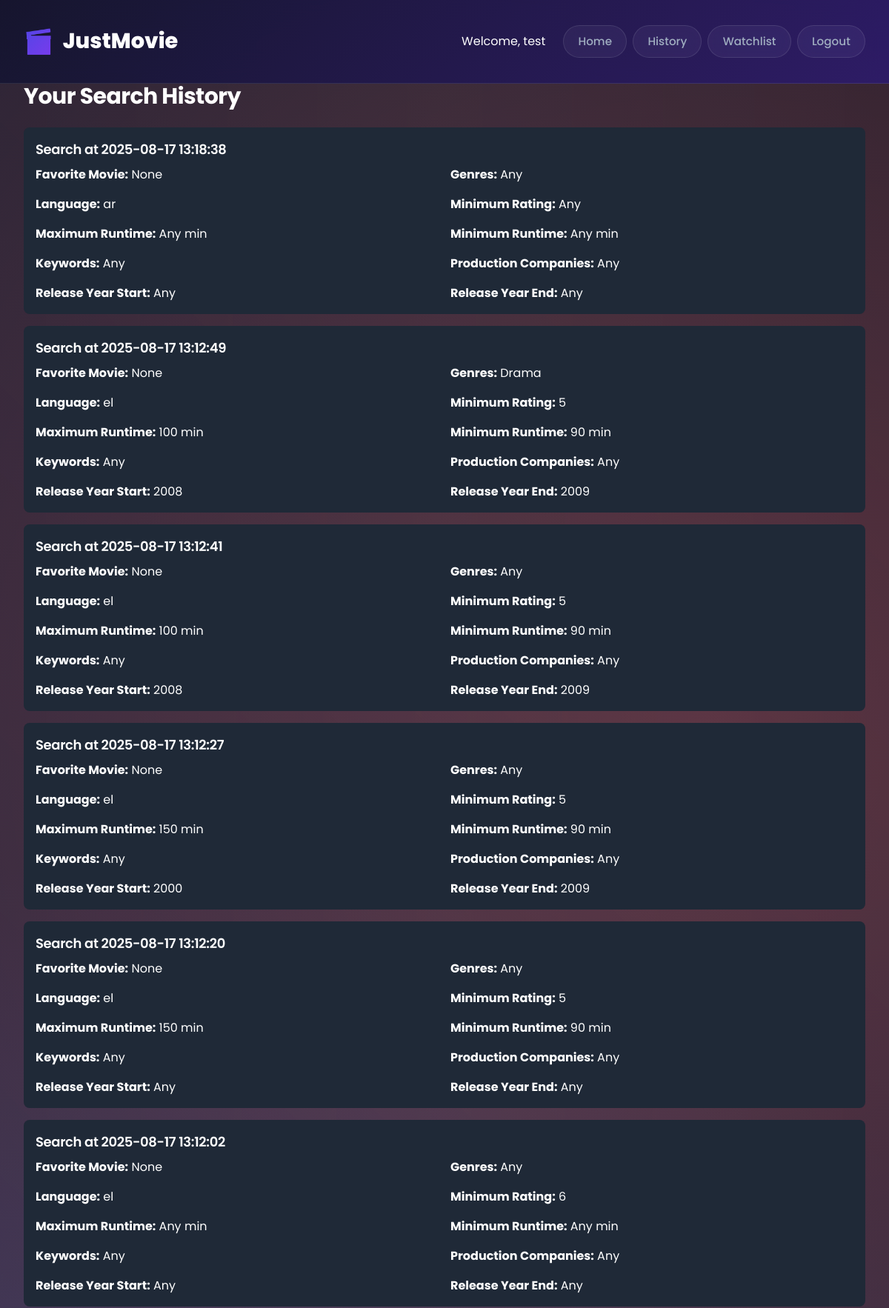
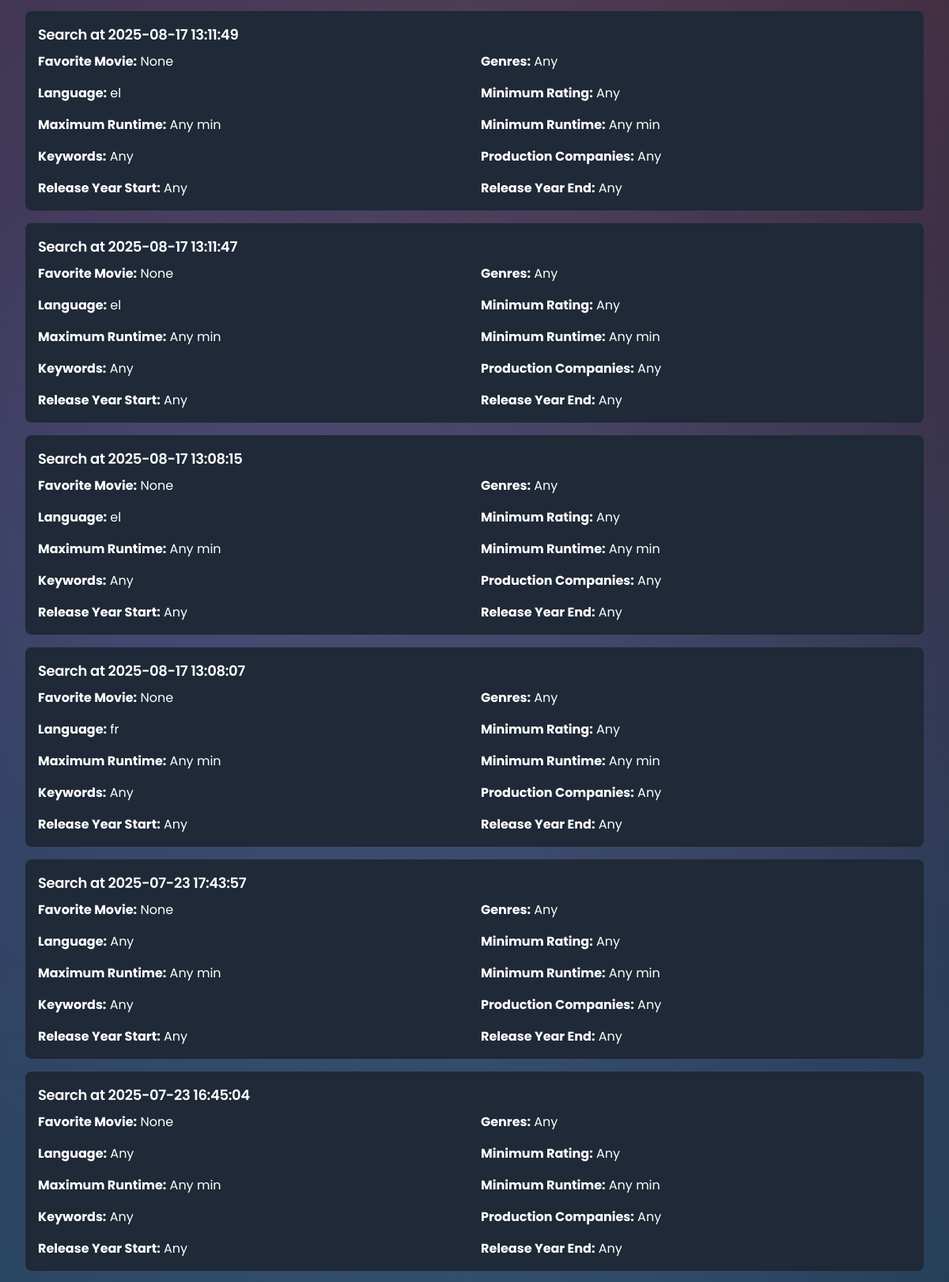
Screenshot of /history (signed in, upper part) with the database file from the repository (2 pictures, top to bottom).
### tables this page shows
CREATE TABLE searches (
                    id INTEGER PRIMARY KEY AUTOINCREMENT,
                    username TEXT NOT NULL,
                    favorite_movie TEXT,
                    genres TEXT,
                    original_language TEXT,
                    min_rating DECIMAL,
                    max_runtime INTEGER,
                    min_runtime INTEGER,
                    keywords TEXT,
                    production_companies TEXT,
                    release_year_start INTEGER,
                    release_year_end INTEGER,
                    timestamp DATETIME DEFAULT CURRENT_TIMESTAMP
                );

### app.py (the view)
@app.route('/history')
def history():
    if 'username' not in session:
        return redirect(url_for('login'))
    try:
        conn = sqlite3.connect('history.db')
        cursor = conn.cursor()
        cursor.execute("SELECT name FROM sqlite_master WHERE type='table' AND name='searches'")
        if not cursor.fetchone():
            logger.warning("Searches table not found, reinitializing database")
            recommender.initialize_database()
        cursor.execute('''
            SELECT favorite_movie, genres, original_language, min_rating,
                   max_runtime, min_runtime, keywords, production_companies,
                   release_year_start, release_year_end, timestamp
            FROM searches
            WHERE username = ?
            ORDER BY timestamp DESC
        ''', (session['username'],))
        history_data = cursor.fetchall()
        conn.close()
        logger.debug(f"History data fetched for {session['username']}: {history_data}")
        return render_template('history.html', history=history_data)
    except sqlite3.OperationalError as e:
        logger.error(f"Database error in history: {e}")
        return render_template('history.html', history=[], error=f"Database error: {str(e)}. Please ensure the database is initialized.")
    except Exception as e:
        logger.error(f"Error fetching history: {e}")
        return render_template('history.html', history=[], error=f"Error loading history: {str(e)}")

### templates/history.html (shortened to what this page needs)
<!DOCTYPE html>
<html lang="en">
<head>
    <link href="https://cdn.jsdelivr.net/npm/tailwindcss@2.2.19/dist/tailwind.min.css" rel="stylesheet">
    <link rel="stylesheet" href="{{ url_for('static', filename='styles.css') }}">
</head>
<body class="bg-gray-900 text-white min-h-screen flex flex-col">
    <header class="gradient-header">
        <div class="container flex justify-between items-center">
            <div class="logo">
                <span class="logo-icon">🎬</span>
                <span>JustMovie</span>
            </div>
            {% if session['username'] %}
                <div class="flex items-center">
                    <span class="mr-4">Welcome, {{ session['username'] }}</span>
                    <a href="{{ url_for('index') }}" class="nav-link">Home</a>
                    <a href="{{ url_for('history') }}" class="nav-link">History</a>
                    <a href="{{ url_for('watchlist') }}" class="nav-link">Watchlist</a>
                    <a href="{{ url_for('logout') }}" class="nav-link">Logout</a>
                </div>
            {% else %}
                <a href="{{ url_for('login') }}" class="nav-link">Login</a>
            {% endif %}
        </div>
    </header>
    <main class="container mx-auto px-4 py-8 flex-grow">
        <h2 class="text-3xl font-bold mb-6">Your Search History</h2>
        {% if error %}
            <div class="bg-red-600 p-4 rounded mb-6">
                <p>{{ error }}</p>
            </div>
        {% elif history %}
            <div class="space-y-4">
                {% for item in history %}
                    <div class="bg-gray-800 p-4 rounded-lg">
                        <h3 class="text-lg font-semibold mb-2">Search at {{ item[10] }}</h3>
                        <div class="grid grid-cols-1 md:grid-cols-2 gap-4">
                            <p><strong>Favorite Movie:</strong> {{ item[0] or 'None' }}</p>
                            <p><strong>Genres:</strong> {{ item[1] or 'Any' }}</p>
                            <p><strong>Language:</strong> {{ item[2] or 'Any' }}</p>
                            <p><strong>Minimum Rating:</strong> {{ item[3] or 'Any' }}</p>
                            <p><strong>Maximum Runtime:</strong> {{ item[4] or 'Any' }} min</p>
                            <p><strong>Minimum Runtime:</strong> {{ item[5] or 'Any' }} min</p>
                            <p><strong>Keywords:</strong> {{ item[6] or 'Any' }}</p>
                            <p><strong>Production Companies:</strong> {{ item[7] or 'Any' }}</p>
                            <p><strong>Release Year Start:</strong> {{ item[8] or 'Any' }}</p>
                            <p><strong>Release Year End:</strong> {{ item[9] or 'Any' }}</p>
                        </div>
                    </div>
                {% endfor %}
            </div>
        {% else %}
            <div class="bg-gray-800 p-4 rounded-lg">
                <p>No search history available.</p>
            </div>
        {% endif %}
    </main>
</body>
</html>

### static/styles.css (style rules this page uses)
:root { --primary-gradient: linear-gradient(135deg, #667eea 0%, #764ba2 100%); --hero-gradient: linear-gradient(135deg, #1a1c2e 0%, #2d1b69 25%, #6a4c93 50%, #a663cc 75%, #c06c84 100%); --card-gradient: linear-gradient(135deg, rgba(255,255,255,0.1) 0%, rgba(255,255,255,0.05) 100%); --accent-gradient: linear-gradient(135deg, #4f46e5 0%, #7c3aed 100%); --button-hover: linear-gradient(135deg, #3730a3 0%, #5b21b6 100%); --neon-purple: #b794f6; --neon-blue: #63b3ed; --neon-pink: #f687b3; --neon-green: #68d391; --dark-bg: #0f0f23; --card-bg: rgba(255, 255, 255, 0.08); --movie-card-bg: rgba(255, 255, 255, 0.12); --glass-bg: rgba(255, 255, 255, 0.1); --text-primary: #ffffff; --text-secondary: #a0aec0; --text-muted: #718096; --border-color: rgba(255, 255, 255, 0.1); --border-light: rgba(255, 255, 255, 0.2); --shadow-glow: 0 0 20px rgba(167, 148, 246, 0.3); --shadow-intense: 0 10px 40px rgba(0, 0, 0, 0.3); --shadow-card: 0 8px 25px rgba(0, 0, 0, 0.4); --transition: all 0.4s cubic-bezier(0.175, 0.885, 0.32, 1.275); }
* { margin: 0; padding: 0; box-sizing: border-box; }
body { font-family: 'Poppins', sans-serif; background: var(--dark-bg); background-image: radial-gradient(circle at 20% 50%, rgba(120, 119, 198, 0.3) 0%, transparent 50%), radial-gradient(circle at 80% 20%, rgba(255, 107, 107, 0.3) 0%, transparent 50%), radial-gradient(circle at 40% 80%, rgba(72, 219, 251, 0.3) 0%, transparent 50%); min-height: 100vh; color: var(--text-primary); overflow-x: hidden; padding-top: 80px; }
body::before { content: ''; position: fixed; top: 0; left: 0; width: 100%; height: 100%; background: linear-gradient(90deg, transparent, rgba(255, 255, 255, 0.02), transparent), linear-gradient(45deg, transparent, rgba(167, 148, 246, 0.1), transparent); animation: backgroundShift 20s ease-in-out infinite; z-index: -1; }
h1, h2, h3, h4, h5, h6 { font-weight: 700; line-height: 1.3; letter-spacing: -0.02em; }
h2 { font-size: 2.8rem; }
h3 { font-size: 1.8rem; }
.gradient-header { background: linear-gradient(135deg, rgba(21, 21, 46, 0.95) 0%, rgba(45, 27, 105, 0.95) 100%); backdrop-filter: blur(20px); border-bottom: 1px solid var(--border-color); position: fixed; top: 0; left: 0; right: 0; z-index: 1000; overflow: hidden; }
.gradient-header::before { content: ''; position: absolute; top: 0; left: -100%; width: 100%; height: 100%; background: linear-gradient(90deg, transparent, rgba(255, 255, 255, 0.1), transparent); animation: headerShimmer 4s infinite; }
.logo { font-size: 1.8rem; font-weight: 800; color: var(--text-primary); display: flex; align-items: center; gap: 0.8rem; text-decoration: none; transition: var(--transition); }
.logo-icon { font-size: 2rem; background: var(--accent-gradient); -webkit-background-clip: text; -webkit-text-fill-color: transparent; background-clip: text; animation: iconPulse 3s ease-in-out infinite; }
.nav-link { color: var(--text-secondary); text-decoration: none; padding: 0.6rem 1.2rem; border-radius: 25px; transition: var(--transition); font-weight: 500; font-size: 0.95rem; position: relative; background: rgba(255, 255, 255, 0.05); backdrop-filter: blur(10px); border: 1px solid var(--border-color); margin-left: 0.5rem; }
.nav-link::before { content: ''; position: absolute; top: 0; left: 0; right: 0; bottom: 0; background: var(--accent-gradient); border-radius: 25px; opacity: 0; transition: var(--transition); z-index: -1; }
.container { max-width: 1200px; margin: 0 auto; padding: 2rem; }
.font-bold { font-weight: 700; }
.font-semibold { font-weight: 600; }
.text-white { color: var(--text-primary); }
.mb-2 { margin-bottom: 0.5rem; }
.flex { display: flex; }
.items-center { align-items: center; }
.justify-between { justify-content: space-between; }
.mr-4 { margin-right: 1rem; }

### rows the page displays
searches: timestamp "2025-08-17 13:18:38", favorite_movie "None", genres "Any", original_language "ar", min_rating "Any", item "Any", keywords "Any", production_companies "Any"
searches: timestamp "2025-08-17 13:12:49", favorite_movie "None", genres "Drama", original_language "el", min_rating "5", max_runtime "100", min_runtime "90", keywords "Any", production_companies "Any", release_year_start "2008", release_year_end "2009"
searches: timestamp "2025-08-17 13:12:41", favorite_movie "None", genres "Any", original_language "el", min_rating "5", max_runtime "100", min_runtime "90", keywords "Any", production_companies "Any", release_year_start "2008", release_year_end "2009"
searches: timestamp "2025-08-17 13:12:27", favorite_movie "None", genres "Any", original_language "el", min_rating "5", max_runtime "150", min_runtime "90", keywords "Any", production_companies "Any", release_year_start "2000", release_year_end "2009"
searches: timestamp "2025-08-17 13:12:20", favorite_movie "None", genres "Any", original_language "el", min_rating "5", max_runtime "150", min_runtime "90", keywords "Any", production_companies "Any", item "Any"
searches: timestamp "2025-08-17 13:12:02", favorite_movie "None", genres "Any", original_language "el", min_rating "6", item "Any", keywords "Any", production_companies "Any"
searches: timestamp "2025-08-17 13:11:49", favorite_movie "None", genres "Any", original_language "el", min_rating "Any", item "Any", keywords "Any", production_companies "Any"
searches: timestamp "2025-08-17 13:11:47", favorite_movie "None", genres "Any", original_language "el", min_rating "Any", item "Any", keywords "Any", production_companies "Any"
searches: timestamp "2025-08-17 13:08:15", favorite_movie "None", genres "Any", original_language "el", min_rating "Any", item "Any", keywords "Any", production_companies "Any"
searches: timestamp "2025-08-17 13:08:07", favorite_movie "None", genres "Any", original_language "fr", min_rating "Any", item "Any", keywords "Any", production_companies "Any"
searches: timestamp "2025-07-23 17:43:57", favorite_movie "None", genres "Any", original_language "Any", min_rating "Any", item "Any", keywords "Any", production_companies "Any"
searches: timestamp "2025-07-23 16:45:04", favorite_movie "None", genres "Any", original_language "Any", min_rating "Any", item "Any", keywords "Any", production_companies "Any"

### other values shown
{{ session['username'] }} "test"
